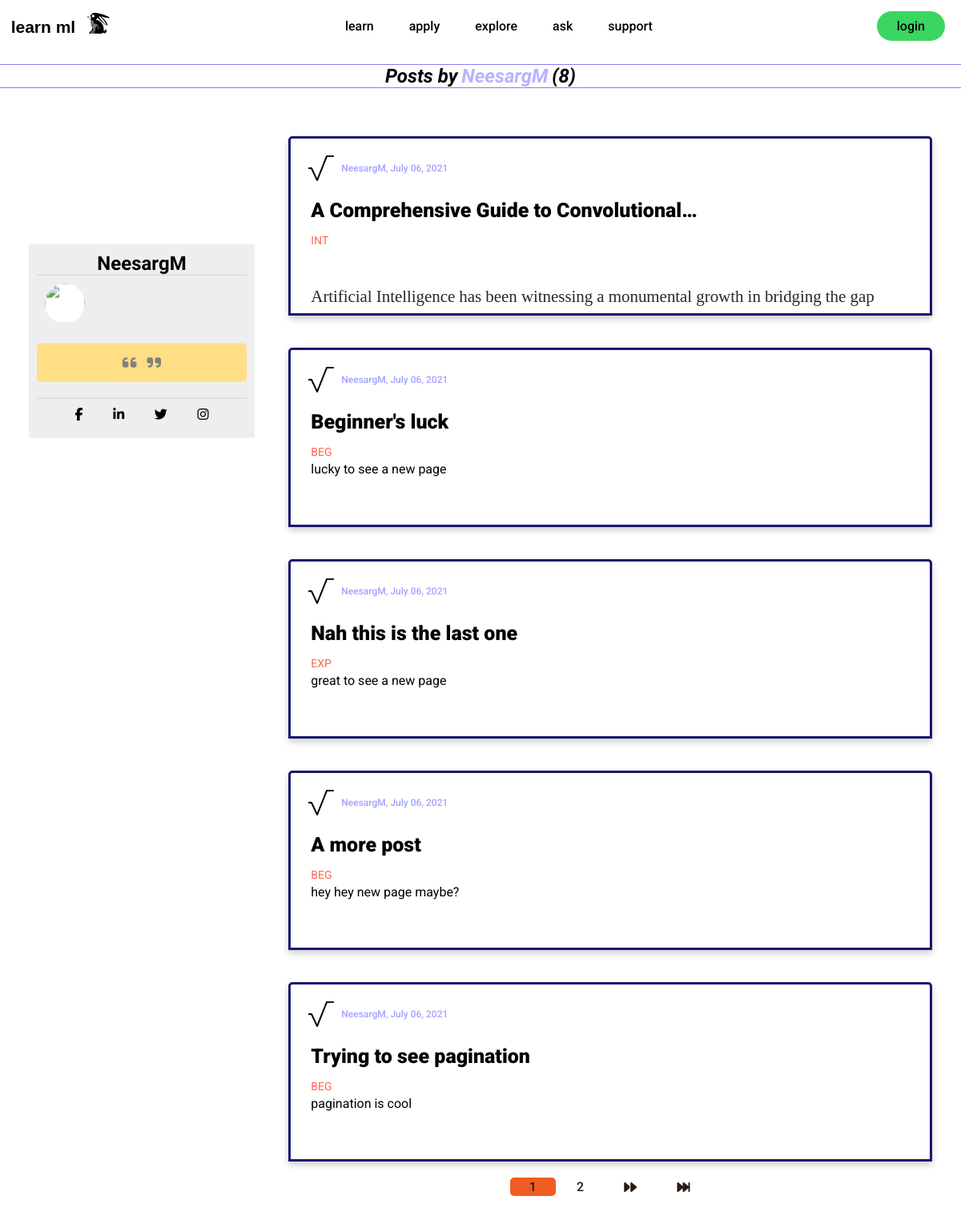
The page /explore/user/NeesargM on the database as committed earlier.
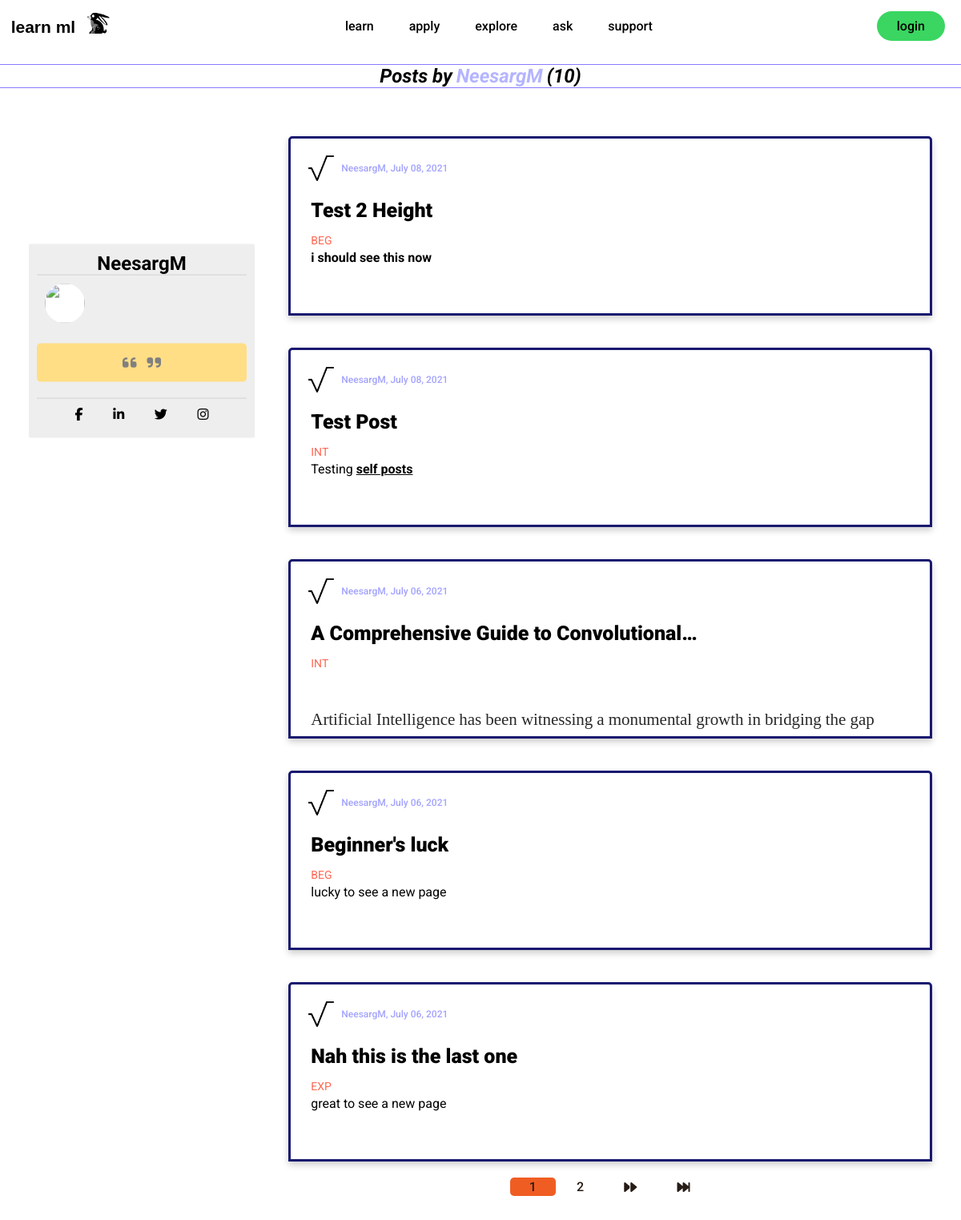
The same page on the database as committed later.
### explore/models.py (models this page shows, shortened)
class Post(models.Model):
	title = models.CharField(max_length=100)
	content = HTMLField()
	date_posted = models.DateTimeField(default=timezone.now)
	author = models.ForeignKey(User, on_delete=models.CASCADE)
	POST_AUDIENCE = [
        ('BEG', 'Beginner'),
        ('INT', 'Intermediate'),
        ('EXP', 'Expert'),
    ]
	audience = models.CharField(max_length=3, choices=POST_AUDIENCE, default='BEG',)
	likes = models.ManyToManyField(User, default=None, blank=True, related_name='likes')
	helpfuls = models.ManyToManyField(User, default=None, blank=True, related_name='helpfuls')
	visual_likes = models.ManyToManyField(User, default=None, blank=True, related_name='visual_likes')
	concise_likes = models.ManyToManyField(User, default=None, blank=True, related_name='concise_likes')

### users/models.py (models this page shows, shortened)
class Profile(models.Model):
	user = models.OneToOneField(User, on_delete=models.CASCADE)
	bio = models.CharField(blank=True, max_length=100, default='')
	quote = models.CharField(blank=True, max_length=1000, default='')
	image = models.ImageField(default='default.jpg', upload_to='profile_pics')
	fb_link = models.URLField(blank=True, max_length=100, default='#')
	linkedin_link = models.URLField(blank=True, max_length=100, default='#')
	twitter_link = models.URLField(blank=True, max_length=100, default='#')
	insta_link = models.URLField(blank=True, max_length=100, default='#')

### explore/views.py (the view)
# urls.py: path('user/<str:username>', UserPostListView.as_view(), name='user-posts'),
class UserPostListView(ListView):
	model = Post
	template_name = 'explore/user_posts.html'
	context_object_name = 'posts'
	paginate_by = 5
	def get_queryset(self):
		user = get_object_or_404(User, username=self.kwargs.get('username'))
		return self.model.objects.filter(author=user).order_by('-date_posted')

### explore/templates/explore/user_posts.html (shortened to what this page needs)
{% extends "explore/base.html" %}
{% load humanize %}
{% block section %}
<div class="user-posts-title-container">
	<h2 class="more-user-posts-h2">
		Posts by <span id='user-name-h2'> {{ view.kwargs.username }} </span> ({{ page_obj.paginator.count }})
	</h2>
</div>
<div class="posts-bio-container">
	<div class="user-bio-quote">
		<h2 class="user-greeting-h2">{{ view.kwargs.username }}</h2>
		<div class="user-bio-pic">
			<img class="small-prof-pic" src="{{ user.profile.image.url }}">
		</div>
		<div class="user-quote">
			<p class="quote-p">
				<i class="fas fa-quote-left"></i>
				<i class="fas fa-quote-right"></i>
			</p>
		</div>
		<div class="user-socials">
			<a href="{{ posts.0.author.profile.fb_link }}" target="_blank">
				<i class="fab fa-facebook-f"></i>
			</a>
			<a href="{{ posts.0.author.profile.linkedin_link }}" target="_blank">
				<i class="fab fa-linkedin-in"></i>
			</a>
			<a href="{{ posts.0.author.profile.twitter_link }}" target="_blank">
				<i class="fab fa-twitter"></i>
			</a>
			<a href="{{ posts.0.author.profile.insta_link }}" target="_blank">
				<i class="fab fa-instagram"></i>
			</a>
		</div>
	</div>
	<div class="posts-container">
		{% for post in posts %}
		<div class="post-card-up">
			<div class="pic-name-date-up">
				<img class="small-prof-pic" src="{{ post.author.profile.image.url }}">
				<p class="post-author-and-date-up">
					<a class="post-author-and-date-up" href="{% url 'user-posts' post.author.username %}">{{ post.author }}, {{ post.date_posted|date:"N d, Y" }}</a>
				</p>
			</div>
			<div class="post-title-up">
				<h2><a class="post-title-link-up" href="{% url 'post-detail' post.id post.title %}">{{ post.title|truncatechars:39 }}</a></h2>
			</div>
			<div class="post-audience-up-div">
				<p class="post-audience-up">{{ post.audience }}</p>
			</div>
			<div class=post-content-container-up>
				<p class="post-content-up">{{ post.content|truncatewords_html:45|safe }}
				</p>
			</div>
		</div>
		{% endfor %}
		<div class="pagination-container-up">
			{% if is_paginated %}
				{% for num in page_obj.paginator.page_range %}
					{% if page_obj.number == num %}
						<a class='page-current-link' href="?page={{ num }}">{{ num }}</a>
					{% elif num > page_obj.number|add:'-3' and num < page_obj.number|add:'3' %}
						<a class='page-around-link' href="?page={{ num }}">{{ num }}</a>
					{% endif %}
				{% endfor %}
				{% if page_obj.has_next %}
					<a class='page-next-link' href="?page={{ page_obj.next_page_number }}">
						<i id="ff" class="fas fa-forward"></i></a>
					<a class='page-last-link' href="?page={{ page_obj.paginator.num_pages }}"><i id="ff" class="fas fa-fast-forward"></i></a>
				{% endif %}
			{% endif %}
		</div>
	</div>
</div>
{% endblock section %}

Rows that differ between the two databases and show on the page:
no longer on this page (row unchanged): Post: author.profile.image (picture), author "NeesargM", date_posted "July 06, 2021", title "A more post", audience "BEG", content "hey hey new page maybe?"
no longer on this page (row unchanged): Post: author.profile.image (picture), author "NeesargM", date_posted "July 06, 2021", title "Trying to see pagination", audience "BEG", content "pagination is cool"
added Post: author.profile.image (picture), author "NeesargM", date_posted "July 08, 2021", title "Test 2 Height", audience "BEG", content "i should see this now"
added Post: author.profile.image (picture), author "NeesargM", date_posted "July 08, 2021", title "Test Post", audience "INT", content "Testing self posts"
Other text that changed with them:
{{ page_obj.paginator.count }}: "8" → "10"
